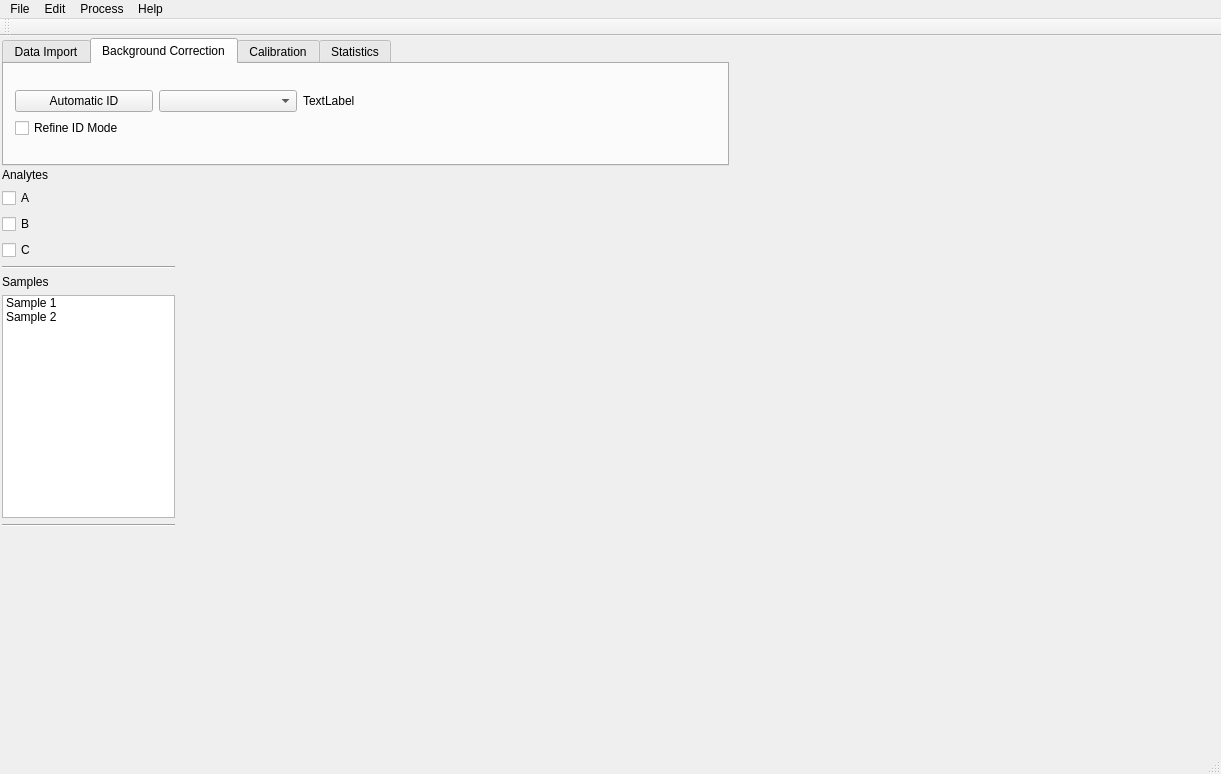
<?xml version="1.0" encoding="UTF-8"?>
<ui version="4.0">
 <class>latools</class>
 <widget class="QMainWindow" name="latools">
  <property name="geometry">
   <rect>
    <x>0</x>
    <y>0</y>
    <width>1221</width>
    <height>774</height>
   </rect>
  </property>
  <property name="windowTitle">
   <string>latools</string>
  </property>
  <widget class="QWidget" name="mainWindow">
   <property name="mouseTracking">
    <bool>false</bool>
   </property>
   <layout class="QVBoxLayout" name="verticalLayout" stretch="1,5">
    <property name="spacing">
     <number>2</number>
    </property>
    <property name="leftMargin">
     <number>2</number>
    </property>
    <property name="topMargin">
     <number>2</number>
    </property>
    <property name="rightMargin">
     <number>2</number>
    </property>
    <property name="bottomMargin">
     <number>2</number>
    </property>
    <item>
     <layout class="QHBoxLayout" name="topPanel" stretch="3,2">
      <property name="sizeConstraint">
       <enum>QLayout::SetMaximumSize</enum>
      </property>
      <item>
       <widget class="QTabWidget" name="proc_tabs">
        <property name="sizePolicy">
         <sizepolicy hsizetype="Expanding" vsizetype="Fixed">
          <horstretch>0</horstretch>
          <verstretch>0</verstretch>
         </sizepolicy>
        </property>
        <property name="currentIndex">
         <number>1</number>
        </property>
        <widget class="QWidget" name="tab_load">
         <attribute name="title">
          <string>Data Import</string>
         </attribute>
         <layout class="QGridLayout" name="gridLayout_2">
          <item row="0" column="0">
           <layout class="QGridLayout" name="load_layout" columnstretch="1,4">
            <item row="0" column="0">
             <widget class="QPushButton" name="btn_import">
              <property name="text">
               <string>Import Data</string>
              </property>
             </widget>
            </item>
            <item row="1" column="0">
             <widget class="QPushButton" name="btn_dspk">
              <property name="text">
               <string>Despike Data</string>
              </property>
             </widget>
            </item>
            <item row="0" column="1">
             <widget class="QLabel" name="lbl_wdir">
              <property name="text">
               <string>TextLabel</string>
              </property>
             </widget>
            </item>
            <item row="1" column="1">
             <widget class="QLabel" name="lbl_dspk">
              <property name="text">
               <string>TextLabel</string>
              </property>
             </widget>
            </item>
           </layout>
          </item>
         </layout>
        </widget>
        <widget class="QWidget" name="tab_bkg">
         <attribute name="title">
          <string>Background Correction</string>
         </attribute>
         <layout class="QGridLayout" name="gridLayout_4">
          <item row="0" column="1">
           <layout class="QGridLayout" name="bkg_layout" columnstretch="1,1,3">
            <item row="1" column="0">
             <widget class="QCheckBox" name="chk_refine">
              <property name="text">
               <string>Refine ID Mode</string>
              </property>
             </widget>
            </item>
            <item row="0" column="1">
             <widget class="QComboBox" name="drp_idanalyte"/>
            </item>
            <item row="0" column="0">
             <widget class="QPushButton" name="btn_bkgid">
              <property name="text">
               <string>Automatic ID</string>
              </property>
             </widget>
            </item>
            <item row="0" column="2">
             <widget class="QLabel" name="lbl_ided">
              <property name="text">
               <string>TextLabel</string>
              </property>
             </widget>
            </item>
           </layout>
          </item>
         </layout>
        </widget>
        <widget class="QWidget" name="tab_srm">
         <attribute name="title">
          <string>Calibration</string>
         </attribute>
         <layout class="QGridLayout" name="gridLayout_6">
          <item row="0" column="0">
           <layout class="QGridLayout" name="srm_layout" columnstretch="1,4">
            <item row="1" column="0">
             <widget class="QPushButton" name="btn_srmdat">
              <property name="text">
               <string>SRM Data File</string>
              </property>
             </widget>
            </item>
            <item row="0" column="0">
             <widget class="QPushButton" name="btn_srmid">
              <property name="text">
               <string>Identify SRMs</string>
              </property>
             </widget>
            </item>
            <item row="0" column="1">
             <widget class="QLabel" name="lbl_srmid">
              <property name="text">
               <string>TextLabel</string>
              </property>
             </widget>
            </item>
            <item row="1" column="1">
             <widget class="QLabel" name="lbl_srmdat">
              <property name="text">
               <string>TextLabel</string>
              </property>
             </widget>
            </item>
           </layout>
          </item>
         </layout>
        </widget>
        <widget class="QWidget" name="tab_stat">
         <attribute name="title">
          <string>Statistics</string>
         </attribute>
         <layout class="QGridLayout" name="gridLayout_8">
          <item row="3" column="0">
           <layout class="QGridLayout" name="stat_layout">
            <property name="leftMargin">
             <number>0</number>
            </property>
            <item row="1" column="1">
             <widget class="QCheckBox" name="chk_minmax">
              <property name="text">
               <string>Min, Max</string>
              </property>
             </widget>
            </item>
            <item row="1" column="0">
             <widget class="QCheckBox" name="chk_std">
              <property name="text">
               <string>Standard Deviation</string>
              </property>
             </widget>
            </item>
            <item row="0" column="1">
             <widget class="QCheckBox" name="chk_med">
              <property name="text">
               <string>Median</string>
              </property>
             </widget>
            </item>
            <item row="0" column="0">
             <widget class="QCheckBox" name="chk_mean">
              <property name="text">
               <string>Mean</string>
              </property>
             </widget>
            </item>
            <item row="2" column="1">
             <layout class="QHBoxLayout" name="percent_layout">
              <item>
               <widget class="QCheckBox" name="chk_percent">
                <property name="text">
                 <string>Percentile</string>
                </property>
               </widget>
              </item>
              <item>
               <widget class="QComboBox" name="drp_percent">
                <property name="iconSize">
                 <size>
                  <width>12</width>
                  <height>12</height>
                 </size>
                </property>
               </widget>
              </item>
             </layout>
            </item>
            <item row="2" column="0">
             <widget class="QCheckBox" name="chk_se">
              <property name="text">
               <string>Standard Error</string>
              </property>
             </widget>
            </item>
            <item row="2" column="2">
             <widget class="QPushButton" name="btn_statcalc">
              <property name="text">
               <string>Calculate</string>
              </property>
             </widget>
            </item>
            <item row="0" column="2">
             <widget class="QPushButton" name="btn_statout">
              <property name="text">
               <string>Output File</string>
              </property>
             </widget>
            </item>
            <item row="1" column="2">
             <widget class="QLabel" name="lbl_statout">
              <property name="text">
               <string>TextLabel</string>
              </property>
             </widget>
            </item>
           </layout>
          </item>
         </layout>
        </widget>
       </widget>
      </item>
      <item>
       <widget class="QWidget" name="log" native="true">
        <zorder>gridLayoutWidget</zorder>
       </widget>
      </item>
     </layout>
    </item>
    <item>
     <layout class="QHBoxLayout" name="plotLayout" stretch="1,6">
      <item>
       <layout class="QVBoxLayout" name="optionsPane">
        <item>
         <widget class="QLabel" name="lbl_analytes">
          <property name="text">
           <string>Analytes</string>
          </property>
          <property name="scaledContents">
           <bool>false</bool>
          </property>
         </widget>
        </item>
        <item>
         <widget class="QCheckBox" name="checkBox">
          <property name="text">
           <string>A</string>
          </property>
         </widget>
        </item>
        <item>
         <widget class="QCheckBox" name="checkBox_3">
          <property name="text">
           <string>B</string>
          </property>
         </widget>
        </item>
        <item>
         <widget class="QCheckBox" name="checkBox_2">
          <property name="text">
           <string>C</string>
          </property>
         </widget>
        </item>
        <item>
         <widget class="Line" name="line">
          <property name="orientation">
           <enum>Qt::Horizontal</enum>
          </property>
         </widget>
        </item>
        <item>
         <widget class="QLabel" name="lbl_samples">
          <property name="text">
           <string>Samples</string>
          </property>
         </widget>
        </item>
        <item>
         <widget class="QListWidget" name="listWidget">
          <item>
           <property name="text">
            <string>Sample 1</string>
           </property>
          </item>
          <item>
           <property name="text">
            <string>Sample 2</string>
           </property>
          </item>
         </widget>
        </item>
        <item>
         <widget class="Line" name="line_2">
          <property name="orientation">
           <enum>Qt::Horizontal</enum>
          </property>
         </widget>
        </item>
        <item>
         <spacer name="verticalSpacer">
          <property name="orientation">
           <enum>Qt::Vertical</enum>
          </property>
          <property name="sizeHint" stdset="0">
           <size>
            <width>20</width>
            <height>40</height>
           </size>
          </property>
         </spacer>
        </item>
       </layout>
      </item>
      <item>
       <widget class="QWidget" name="plotPane" native="true"/>
      </item>
     </layout>
    </item>
   </layout>
  </widget>
  <widget class="QMenuBar" name="menuBar">
   <property name="geometry">
    <rect>
     <x>0</x>
     <y>0</y>
     <width>1221</width>
     <height>22</height>
    </rect>
   </property>
   <widget class="QMenu" name="menuFile">
    <property name="title">
     <string>File</string>
    </property>
    <addaction name="actionLoad_Data_2"/>
   </widget>
   <widget class="QMenu" name="menuEdit">
    <property name="title">
     <string>Edit</string>
    </property>
   </widget>
   <widget class="QMenu" name="menuProcess">
    <property name="title">
     <string>Process</string>
    </property>
    <addaction name="actionDespike"/>
    <addaction name="actionIdentify_Background"/>
    <addaction name="actionBackground_Correct"/>
    <addaction name="actionRatio"/>
    <addaction name="actionIdentify_Standards"/>
    <addaction name="actionApply_SRMs"/>
   </widget>
   <widget class="QMenu" name="menuHelp">
    <property name="title">
     <string>Help</string>
    </property>
   </widget>
   <addaction name="menuFile"/>
   <addaction name="menuEdit"/>
   <addaction name="menuProcess"/>
   <addaction name="menuHelp"/>
  </widget>
  <widget class="QToolBar" name="mainToolBar">
   <attribute name="toolBarArea">
    <enum>TopToolBarArea</enum>
   </attribute>
   <attribute name="toolBarBreak">
    <bool>false</bool>
   </attribute>
  </widget>
  <widget class="QStatusBar" name="statusBar"/>
  <action name="actionLoad_Data_2">
   <property name="text">
    <string>Load Data</string>
   </property>
  </action>
  <action name="actionDespike">
   <property name="text">
    <string>Despike</string>
   </property>
  </action>
  <action name="actionIdentify_Background">
   <property name="text">
    <string>Identify Background</string>
   </property>
  </action>
  <action name="actionBackground_Correct">
   <property name="text">
    <string>Background Correct</string>
   </property>
  </action>
  <action name="actionRatio">
   <property name="text">
    <string>Calculate Ratios</string>
   </property>
  </action>
  <action name="actionIdentify_Standards">
   <property name="text">
    <string>Identify Standards</string>
   </property>
  </action>
  <action name="actionApply_SRMs">
   <property name="text">
    <string>Apply SRMs</string>
   </property>
  </action>
 </widget>
 <layoutdefault spacing="6" margin="11"/>
 <resources/>
 <connections/>
</ui>
